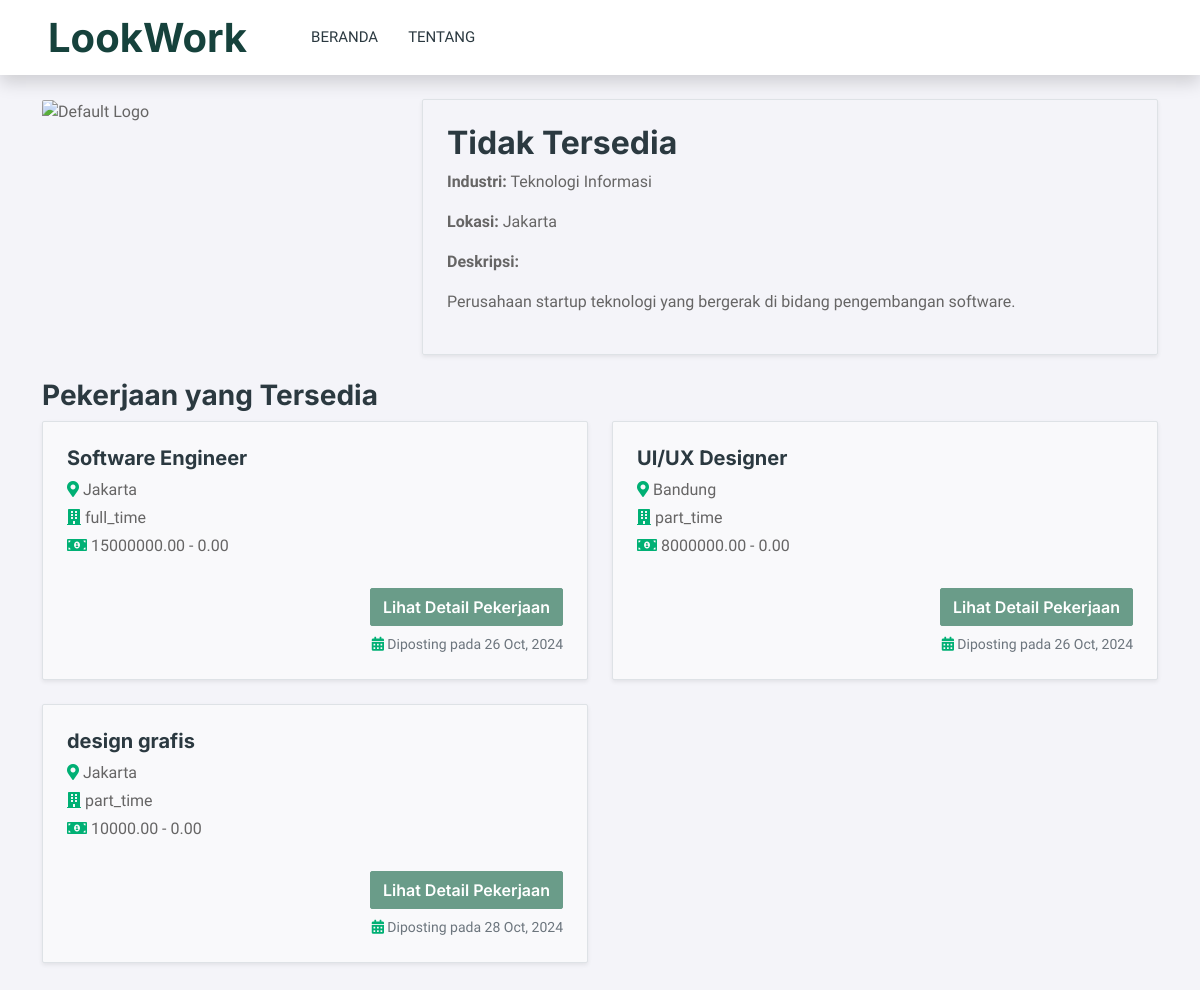
/user/profil_perusahaan.php?id_perusahaan=1, run on the app's committed database.
### tables this page shows
CREATE TABLE `perusahaan` (
  `id_perusahaan` int(11) NOT NULL,
  `id_pengguna` int(11) DEFAULT NULL,
  `lokasi_perusahaan` varchar(255) DEFAULT NULL,
  `industri` varchar(255) DEFAULT NULL,
  `deskripsi_perusahaan` text DEFAULT NULL
);

CREATE TABLE `pekerjaan` (
  `id_pekerjaan` int(11) NOT NULL,
  `id_perusahaan` int(11) DEFAULT NULL,
  `id_kategori` int(11) DEFAULT NULL,
  `judul_pekerjaan` varchar(255) DEFAULT NULL,
  `deskripsi` text DEFAULT NULL,
  `lokasi` varchar(255) DEFAULT NULL,
  `jenis_pekerjaan` enum('full_time','part_time','freelance','internship') DEFAULT NULL,
  `tipe_kerja` enum('remote','wfo','hybrid') DEFAULT NULL,
  `gaji_dari` decimal(10,2) DEFAULT NULL,
  `gaji_hingga` decimal(10,2) NOT NULL,
  `tanggal_posting` timestamp NOT NULL DEFAULT current_timestamp()
);

### user/profil_perusahaan.php (the view, shortened to what this page needs)
<?php
include 'db_connect.php';
if (isset($_GET['id_perusahaan'])) {
    $id_perusahaan = $_GET['id_perusahaan'];
    $query = "SELECT * FROM pekerjaan WHERE id_perusahaan = ?";
    $stmt = $conn->prepare($query);
    $stmt->bind_param("i", $id_perusahaan);
    $stmt->execute();
    $result_jobs = $stmt->get_result();
    $query_company = "SELECT * FROM perusahaan WHERE id_perusahaan = ?";
    $stmt_company = $conn->prepare($query_company);
    $stmt_company->bind_param("i", $id_perusahaan);
    $stmt_company->execute();
    $result_company = $stmt_company->get_result();
    $company = $result_company->fetch_assoc();
} else {
    echo "ID Perusahaan tidak valid!";
    exit;
}
?>
<!DOCTYPE html>
<html lang="en">
<head>
    <link href="https://cdnjs.cloudflare.com/ajax/libs/font-awesome/5.10.0/css/all.min.css" rel="stylesheet">
    <link href="https://cdn.jsdelivr.net/npm/bootstrap-icons@1.4.1/font/bootstrap-icons.css" rel="stylesheet">
    <link href="lib/animate/animate.min.css" rel="stylesheet">
    <link href="lib/owlcarousel/assets/owl.carousel.min.css" rel="stylesheet">
    <link href="css/bootstrap.min.css" rel="stylesheet">
    <link href="css/style.css" rel="stylesheet">
</head>
<body>
        <nav class="navbar navbar-expand-lg bg-white navbar-light shadow sticky-top p-0">
       <a href="indexx.php" class="navbar-brand d-flex align-items-center text-center py-0 px-4 px-lg-5">
       <h1 class="m-0" style="color: #16423C;">LookWork</h1>
       </a>
            <div class="collapse navbar-collapse" id="navbarCollapse">
                    <div class="navbar-nav me-auto p-4 p-lg-0">
                        <a href="indexx.php#beranda" class="nav-item nav-link ">Beranda</a>
                        <a href="indexx.php#tentang" class="nav-item nav-link">Tentang</a>
                    </div>
        </nav>
<div class="container my-4">
    <div class="row">
        <div class="col-md-4">
            <?php if (!empty($company['logo'])): ?>
                <img class="img-fluid rounded" src="img/<?= $company['logo']; ?>" alt="<?= $company['nama_perusahaan']; ?>" style="width: 100%; max-width: 200px;">
            <?php else: ?>
                <img class="img-fluid rounded" src="img/default-logo.png" alt="Default Logo" style="width: 100%; max-width: 200px;">
            <?php endif; ?>
        </div>
        <div class="col-md-8">
            <div class="p-4 border rounded shadow-sm">
                <h2><?= !empty($company['nama_perusahaan']) ? $company['nama_perusahaan'] : 'Tidak Tersedia'; ?></h2>
                <p><strong>Industri:</strong> <?= !empty($company['industri']) ? $company['industri'] : 'Industri tidak tersedia'; ?></p>
                <p><strong>Lokasi:</strong> <?= !empty($company['lokasi_perusahaan']) ? $company['lokasi_perusahaan'] : 'Lokasi tidak tersedia'; ?></p>
                <p><strong>Deskripsi:</strong></p>
                <p><?= !empty($company['deskripsi_perusahaan']) ? nl2br($company['deskripsi_perusahaan']) : 'Tidak ada deskripsi.'; ?></p>
            </div>
        </div>
    </div>
</div>
<div class="container my-4">
    <h3>Pekerjaan yang Tersedia</h3>
    <div class="row">
        <?php if ($result_jobs->num_rows > 0): ?>
            <?php while ($job = $result_jobs->fetch_assoc()): ?>
                <div class="col-md-6 mb-4">
                    <div class="job-item p-4 border rounded shadow-sm" style="background-color: #f9f9fb; min-height: 200px; display: flex; flex-direction: column; justify-content: space-between;">
                        <div>
                            <h5><?= $job['judul_pekerjaan']; ?></h5>
                            <p class="mb-1"><i class="fa fa-map-marker-alt text-primary"></i> <?= $job['lokasi']; ?></p>
                            <p class="mb-1"><i class="fa fa-building text-primary"></i> <?= $job['jenis_pekerjaan']; ?></p>
                            <p class="mb-1"><i class="fa fa-money-bill-alt text-primary"></i> <?= $job['gaji_dari']; ?> - <?= $job['gaji_hingga']; ?></p>
                        </div>
                        <div class="d-flex justify-content-between align-items-center mt-3">
                            <a href="detail_pekerjaan.php?id_pekerjaan=<?= $job['id_pekerjaan']; ?>" class="btn btn-primary" style="margin-left: auto; margin-top: 10px;">Lihat Detail Pekerjaan</a>
                        </div>
                        <small class="text-muted d-block text-end mt-2"><i class="fa fa-calendar-alt text-primary"></i> Diposting pada <?= date('d M, Y', strtotime($job['tanggal_posting'])); ?></small>
                    </div>
                </div>
            <?php endwhile; ?>
        <?php else: ?>
            <p>Belum ada pekerjaan yang tersedia di perusahaan ini.</p>
        <?php endif; ?>
    </div>
</div>
        </body>
        </html>

### user/css/style.css (style rules this page uses)
:root { --primary: #6A9C89; --secondary: #2B9BFF; --light: #EFFDF5; --dark: #2B3940; }
.btn { font-family: 'Inter', sans-serif; font-weight: 600; transition: .5s; }
.btn.btn-primary, .btn.btn-secondary { color: #FFFFFF; }
.navbar { width: 100%; padding: 0; position: sticky; top: 0; z-index: 1030; }
.navbar-dark .navbar-nav .nav-link, .navbar-light .navbar-nav .nav-link { margin-right: 30px; padding: 25px 0; color: #FFFFFF; font-size: 15px; text-transform: uppercase; outline: none; }
.navbar-light .navbar-brand, .navbar-light a.btn { height: 75px; }
.navbar-light .navbar-nav .nav-link { color: var(--dark); font-weight: 500; }
.navbar-light.sticky-top { top: -100px; }
.navbar-collapse { width: 100%; padding: 0; }

### user/profil_perusahaan.php (style rules this page uses)
body { font-family: 'Heebo', sans-serif; background-color: #f4f4f9; }
.btn-primary { background-color: #6A9C89; border-color: #6A9C89; }
.job-item { background-color: #ffffff; border-radius: 10px; box-shadow: 0 4px 8px rgba(0, 0, 0, 0.1); padding: 20px; transition: transform 0.3s ease, box-shadow 0.3s ease, border-radius 0.3s ease; }

### data on the page
perusahaan: industri "Teknologi Informasi", lokasi_perusahaan "Jakarta", deskripsi_perusahaan "Perusahaan startup teknologi yang bergerak di bidang pengembangan software."
pekerjaan: judul_pekerjaan "Software Engineer", lokasi "Jakarta", jenis_pekerjaan "full_time", gaji_dari "15000000.00", gaji_hingga "0.00", tanggal_posting "26 Oct, 2024"
pekerjaan: judul_pekerjaan "UI/UX Designer", lokasi "Bandung", jenis_pekerjaan "part_time", gaji_dari "8000000.00", gaji_hingga "0.00", tanggal_posting "26 Oct, 2024"
pekerjaan: judul_pekerjaan "design grafis", lokasi "Jakarta", jenis_pekerjaan "part_time", gaji_dari "10000.00", gaji_hingga "0.00", tanggal_posting "28 Oct, 2024"
